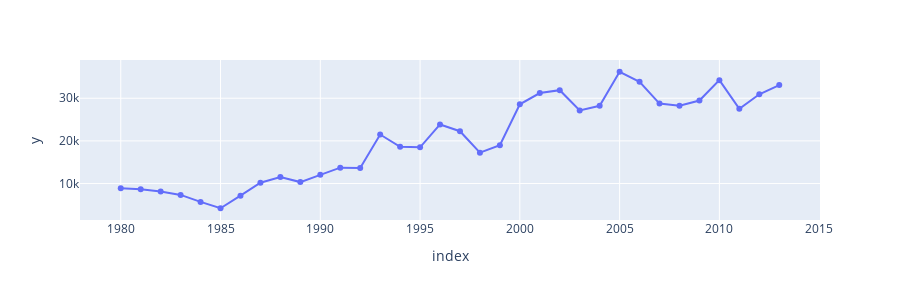

The notebook cell this image was saved under:
### Markdown cell above
plotly
- if u are getting a graph and a long error before it
- pip install nbformat
-then restart notabook and run all

### Code cell
years =list(range(1980,2014))
india_data = df.loc['India',years]
px.line(india_data, x=india_data.index, y= india_data.values,markers=True,height=300)

### Figure 1 — Plotly figure (JSON) as saved in the notebook; plotly's stock layout.template omitted (floating-point values rounded to 4 significant figures)
{"data": [{"hovertemplate": "index=%{x}<br>y=%{y}<extra></extra>", "legendgroup": "", "line": {"color": "#636efa", "dash": "solid"}, "marker": {"symbol": "circle"}, "mode": "markers+lines", "name": "", "orientation": "v", "showlegend": false, "type": "scatter", "x": [1980, 1981, 1982, 1983, 1984, 1985, 1986, 1987, 1988, 1989, 1990, 1991, 1992, 1993, 1994, 1995, 1996, 1997, 1998, 1999, 2000, 2001, 2002, 2003, 2004, 2005, 2006, 2007, 2008, 2009, 2010, 2011, 2012, 2013], "xaxis": "x", "y": [8880, 8670, 8147, 7338, 5704, 4211, 7150, 10189, 11522, 10343, 12041, 13734, 13673, 21496, 18620, 18489, 23859, 22268, 17241, 18974, 28572, 31223, 31889, 27155, 28235, 36210, 33848, 28742, 28261, 29456, 34235, 27509, 30933, 33087], "yaxis": "y"}], "layout": {"height": 300, "legend": {"tracegroupgap": 0}, "margin": {"t": 60}, "xaxis": {"anchor": "y", "domain": [0, 1], "title": {"text": "index"}}, "yaxis": {"anchor": "x", "domain": [0, 1], "title": {"text": "y"}}}}
